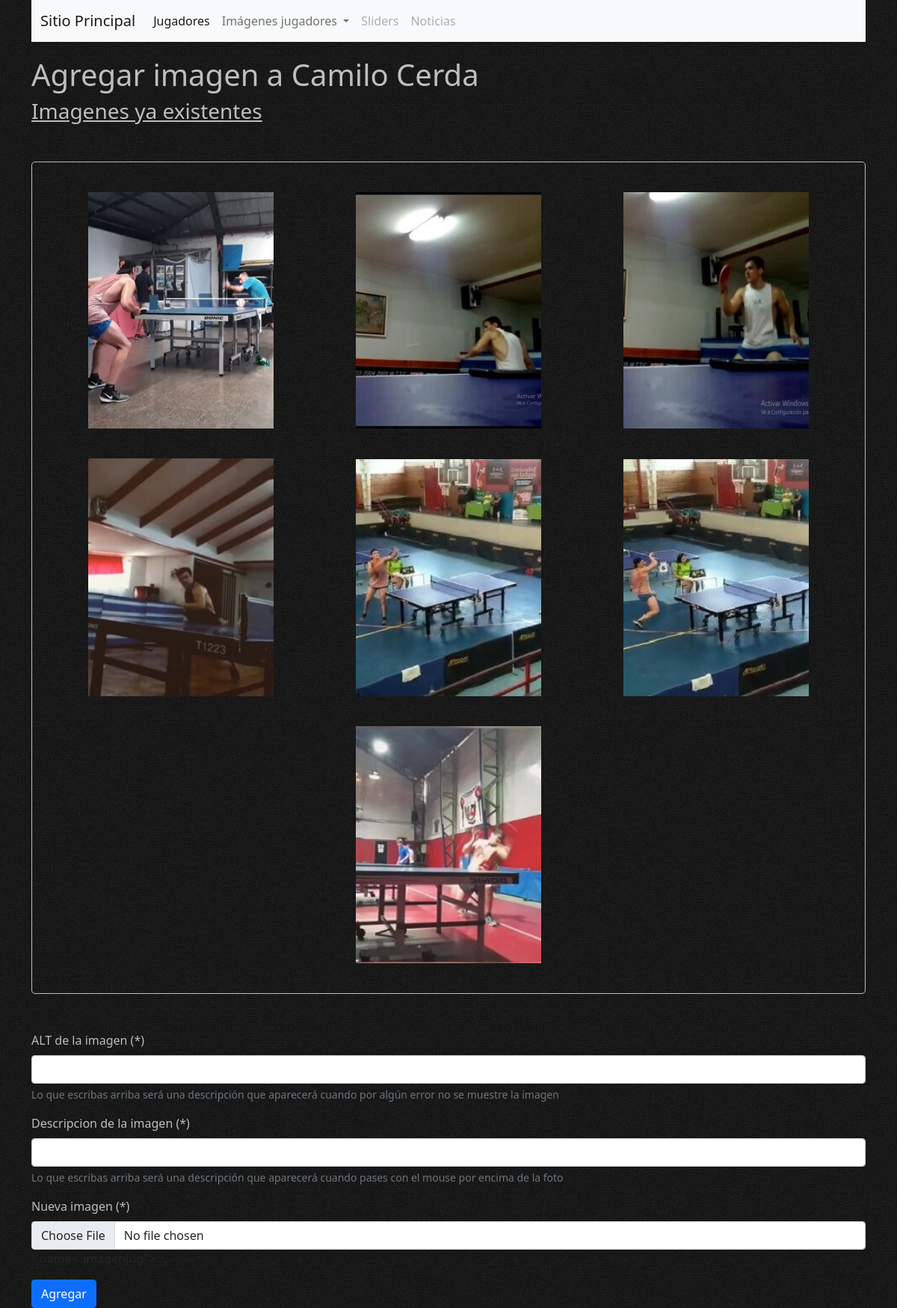
Page /administradorAgregImg/1/ (signed in) on the committed database.
### appCore/models.py (models this page shows, shortened)
class Jugador(models.Model):
    idJugador = models.AutoField(primary_key=True)
    pnombre= models.CharField(max_length=50, verbose_name='Primer nombre')
    snombre= models.CharField(blank=True, null=True, max_length=50, verbose_name='Segundo nombre')
    apaterno= models.CharField(max_length=50, verbose_name='Apellido paterno')
    amaterno= models.CharField(blank=True, null=True, max_length=50, verbose_name='Apellido materno')
    nacimiento= models.CharField(max_length=50, verbose_name='Lugar de nacimiento')
    fechaNacimiento = models.DateField(blank=True, null=True, verbose_name='Fecha de nacimiento')
    estilo = models.CharField(max_length=50, verbose_name='Estilo de juego')
    preInf = models.CharField(max_length=50, verbose_name='Preinfantil')
    inf = models.CharField(max_length=50, verbose_name='Infantil')
    juvenil = models.CharField(max_length=50, verbose_name='Juvenil')
    tc = models.CharField(max_length=50, verbose_name='Todo competidor')
    categoria = models.CharField(max_length=80, verbose_name='Categoria actual', blank=True, null=True)
    imagenPortada = models.ImageField(upload_to = 'home')
    genero = models.CharField(max_length=10, verbose_name='Genero')
    class Meta:
        verbose_name = 'jugador'
        verbose_name_plural = 'jugadores'

class ImagenJugador(models.Model):
    idImagenJug = models.AutoField(primary_key=True)
    imagenJug = models.ImageField(upload_to = 'home')
    title = models.CharField(max_length=200, verbose_name='title', blank=True, null=True)
    alt = models.CharField(max_length=200, verbose_name='alt', blank=True, null=True)
    fkJugador = models.ForeignKey(Jugador, on_delete=models.CASCADE)
    class Meta:
        verbose_name = 'imagenJugador'
        verbose_name_plural = 'imagenesJugador'

### appAdmin/views.py (the view)
# urls.py: path('administradorAgregImg/<pk>/', administradorAgregImg, name='administradorAgregImg'),
@login_required
def administradorAgregImg(request, pk):
    jugador = Jugador.objects.get(idJugador = pk)
    imgs = ImagenJugador.objects.filter(fkJugador = pk)
    form = ImagenJugadorForm()
    datos = {
        'jugador':jugador,
        'imagenes':imgs,
        'form':form
    }
    if request.method == 'POST':
        print(request.POST, request.FILES)
        formulario_registro = ImagenJugadorForm(request.POST, request.FILES)
        if formulario_registro.is_valid():
            formulario_registro.save()
    return render(request, 'appAdmin/agregarImg.html', datos)

### appCore/forms.py
class ImagenJugadorForm(ModelForm):
    class Meta:
        model = ImagenJugador
        fields = ['idImagenJug', 'imagenJug', 'title', 'alt', 'fkJugador']

### appAdmin/templates/appAdmin/agregarImg.html (shortened to what this page needs)
{% extends 'appAdmin/baseAdmin.html' %}
{% load static %}
{% block main %}
<main class="container">
    <div class="cajaAgregImg">
        <h1>Agregar imagen a {{jugador.pnombre}} {{jugador.apaterno}}</h1>
        <h3>Imagenes ya existentes</h3>
        <div class="cajaImagenesAgregImgs">
            {% for img in imagenes %}
            <div class="cajaImg">
                <img src="{{img.imagenJug.url}}" alt="{{img.alt}}" title="{{img.title}}">
            </div>
            {% endfor %}
        </div>
    </div>
    <form enctype="multipart/form-data" action="" method="post">
        <div class="mb-3">
            <label for="alt" class="form-label colorPrimario" aria-describedby="altHelp">ALT de la imagen (*)</label>
            <input type="text" class="form-control" id="alt" name="alt">
            <div id="altHelp" class="form-text">Lo que escribas arriba será una descripción que aparecerá cuando por
                algún error no se muestre la imagen</div>
        </div>
        <div class="mb-3">
            <label for="title" class="form-label colorPrimario" aria-describedby="titleHelp">Descripcion de la imagen
                (*)</label>
            <input type="text" class="form-control" id="title" name="title">
            <div id="titleHelp" class="form-text">Lo que escribas arriba será una descripción que aparecerá cuando pases
                con el mouse por encima de la foto</div>
        </div>
        <div class="mb-3">
            <label for="imagenJug" class="form-label colorPrimario">Nueva imagen (*)</label>
            <input type="file" class="form-control" id="imagenJug" value="{{form.imagenJug}}" name="imagenJug">
        </div>
        <button type="button" class="btn btn-primary" data-bs-toggle="modal" data-bs-target="#modalAgregarImgs">
            Agregar
        </button>
    </form>
</main>
{% endblock %}

### appAdmin/static/appAdmin/sass/estilosAdmin.css (style rules this page uses)
body { background: url(../img/fondos/black_denim.png); }
main { width: 100%; }
main .cajaAgregImg h1 { margin-top: 20px; }
main .cajaAgregImg h1, main .cajaAgregImg h3 { color: #bebebe; }
main .cajaAgregImg h3 { text-decoration: underline; }
main .cajaAgregImg .cajaImagenesAgregImgs { width: 100%; display: flex; justify-content: space-around; flex-wrap: wrap; border: 1px solid #bebebe; border-radius: 5px; box-sizing: border-box; padding: 20px; margin: 50px 0; }
main .cajaAgregImg .cajaImagenesAgregImgs .cajaImg { width: 33%; display: flex; justify-content: center; margin: 20px 0; }
main .cajaAgregImg .cajaImagenesAgregImgs .cajaImg img { width: 70%; margin: auto; }
main .colorPrimario { color: #bebebe; }

### rows in the picture
Jugador: pnombre "Camilo", apaterno "Cerda"
ImagenJugador: imagenJug (picture)
ImagenJugador: imagenJug (picture)
ImagenJugador: imagenJug (picture)
ImagenJugador: imagenJug (picture)
ImagenJugador: imagenJug (picture)
ImagenJugador: imagenJug (picture)
ImagenJugador: imagenJug (picture)
